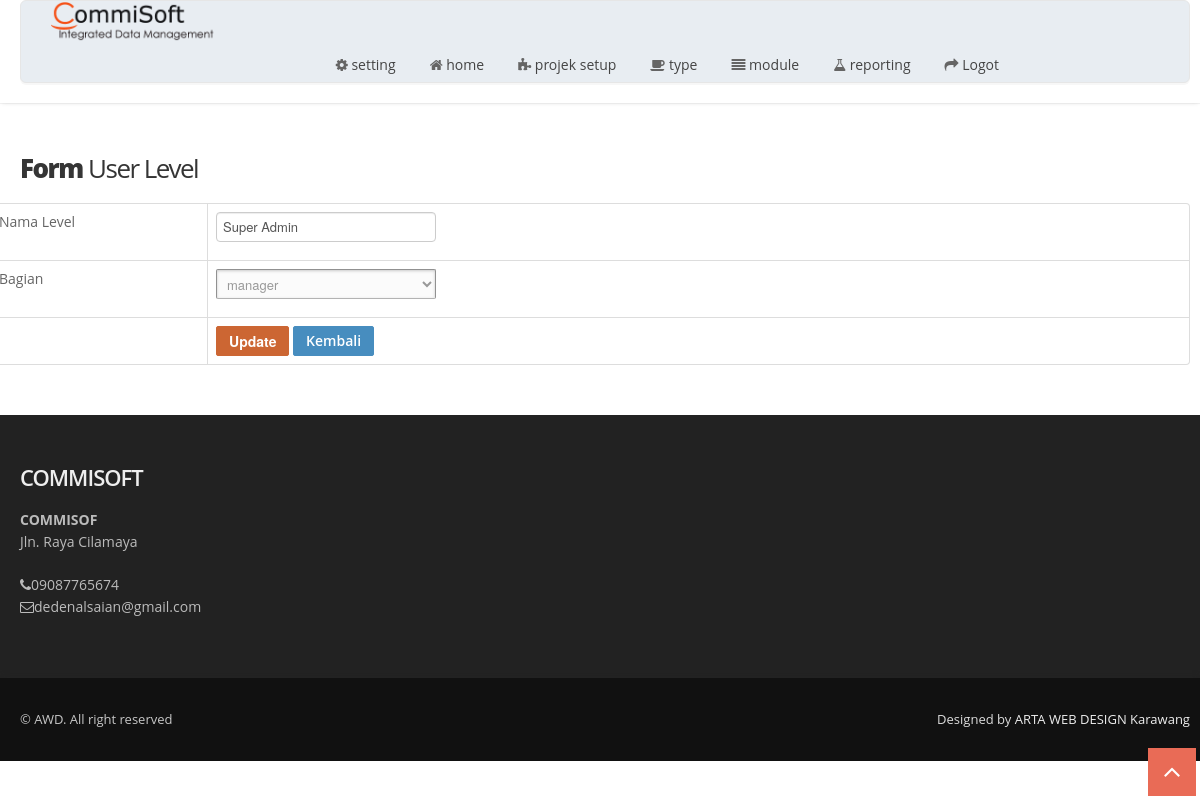
Page /index.php/userlevel/update/1 on the committed database.
### tables this page shows
CREATE TABLE `tbl_menu`  (
  `id_menu` int(11) NOT NULL AUTO_INCREMENT,
  `title` varchar(50) NOT NULL,
  `url` varchar(30) NOT NULL,
  `icon` varchar(30) NOT NULL,
  `is_main_menu` int(11) NOT NULL,
  `is_aktif` enum('y','n') NOT NULL COMMENT 'y=yes,n=no',
  PRIMARY KEY (`id_menu`) USING BTREE
);

CREATE TABLE `tbl_user_level`  (
  `id_user_level` int(11) NOT NULL AUTO_INCREMENT,
  `nama_level` varchar(30) NOT NULL,
  `bagian` varchar(100) NOT NULL,
  PRIMARY KEY (`id_user_level`) USING BTREE
);

CREATE TABLE `tbl_perusahaan`  (
  `id_perusahaan` int(11) NOT NULL AUTO_INCREMENT,
  `kode` varchar(6) NOT NULL,
  `nama_perusahaan` varchar(100) NOT NULL,
  `biodata` text NOT NULL,
  `no_izin` varchar(50) NOT NULL,
  `no_hp` varchar(20) NOT NULL,
  `no_pajak` varchar(25) NOT NULL,
  `alamat` text NOT NULL,
  `email` varchar(250) NOT NULL,
  `password_email` varchar(250) NOT NULL,
  `tgl_berdiri` date NOT NULL,
  `images` text NOT NULL,
  PRIMARY KEY (`id_perusahaan`) USING BTREE
);

### application/libraries/Template.php (called while the page is built)
<?php if ( ! defined('BASEPATH')) exit('No direct script access allowed');
class Template {
		var $template_data = array();
		function set($name, $value)
		{
			$this->template_data[$name] = $value;
		}
		function load($template = '', $view = '' , $view_data = array(), $return = FALSE)
		{
			$this->CI =& get_instance();
			$this->set('contents', $this->CI->load->view($view, $view_data, TRUE));
			return $this->CI->load->view($template, $this->template_data, $return);
		}
}

### application/controllers/Userlevel.php (called while the page is built, shortened)
<?php
class Userlevel extends CI_Controller
{
    public function update($id)
    {
        $row = $this->User_level_model->get_by_id($id);
        if ($row) {
            $data = array(
                'button' => 'Update',
                'action' => site_url('userlevel/update_action'),
		'id_user_level' => set_value('id_user_level', $row->id_user_level),
		'nama_level' => set_value('nama_level', $row->nama_level),
        'bagian' => set_value('bagian', $row->bagian),
	    );
            $this->template->load('template','userlevel/tbl_user_level_form', $data);
        } else {
            $this->session->set_flashdata('message', 'Record Not Found');
            redirect(site_url('userlevel'));
        }
    }
}

### index.php (called while the page is built, shortened)
<?php
require_once BASEPATH.'core/CodeIgniter.php';

### application/models/User_level_model.php (called while the page is built, shortened)
<?php
class User_level_model extends CI_Model
{
    public $table = 'tbl_user_level';
    public $id = 'id_user_level';
    function get_by_id($id)
    {
        $this->db->where($this->id, $id);
        return $this->db->get($this->table)->row();
    }
}

### application/views/template.php (the view, shortened to what this page needs)
<?php $perus = $this->db->get_where('tbl_perusahaan','id_perusahaan=1')->row();?>
<!DOCTYPE html>
<html lang="en">
<head>
  <link href="<?=base_url('') ?>assets/css/bootstrap.css" rel="stylesheet" />
  <link href="<?=base_url('') ?>assets/css/bootstrap-responsive.css" rel="stylesheet" />
  <link href="<?=base_url('') ?>assets/css/flexslider.css" rel="stylesheet" />
  <link href="<?=base_url('') ?>assets/css/prettyPhoto.css" rel="stylesheet" />
  <link href="<?=base_url('') ?>assets/css/camera.css" rel="stylesheet" />
  <link href="<?=base_url('') ?>assets/css/jquery.bxslider.css" rel="stylesheet" />
  <link href="<?=base_url('') ?>assets/css/style.css" rel="stylesheet" />
  <link href="<?=base_url('') ?>assets/color/default.css" rel="stylesheet" />
</head>
<body>
  <div id="wrapper">
    <header>
      <div class="container">
        <div class="row nomargin pricing-box-wrap animated-fast flyIn">
          <div class="span2">
            <div class="logo">
              <a href="<?=base_url('') ?>"><img src="<?=base_url('assets/') ?>img/logo.png" alt="ARTA WEB DESIGN KARAWANG"/></a>
            </div>
          </div>
          <div class="span10">
            <div class="navbar navbar-static-top">
              <div class="navigation">
                <nav>
                  <ul class="nav topnav">
                      <?php
        $setting = $this->db->get_where('tbl_setting',array('id_setting'=>1))->row_array();
        if($setting['value']=='ya'){
            $id_user_level = $this->session->userdata('id_user_level');
            $sql_menu = "SELECT *
            FROM tbl_menu
            WHERE id_menu in(select id_menu from tbl_hak_akses where id_user_level=$id_user_level) and is_main_menu=0 and is_aktif='y' order by id_menu asc";
        }else{
            $sql_menu = "select * from tbl_menu where is_aktif='y' and is_main_menu=0 order by id_menu asc";
        }
        $main_menu = $this->db->query($sql_menu)->result();
        foreach ($main_menu as $menu){
            $this->db->where('is_main_menu',$menu->id_menu);
            $this->db->where('is_aktif','y');
            $this->db->order_by('id_menu', 'asc');
            $submenu = $this->db->get('tbl_menu');
            if($submenu->num_rows()>0){
                echo "<li class='dropdown'>
                        <a href='#'>
                            <i class='$menu->icon'></i> <span>".strtolower($menu->title)."</span>
                            <span class='pull-right-container'>
                                <i class='fa fa-angle-left pull-right'></i>
                            </span>
                        </a>
                        <ul class='dropdown-menu' >";
                        echo" </ul>
                    </li>";
            }else{
                echo "<li>";
                echo anchor($menu->url,"<i class='".$menu->icon."'></i> ".strtolower($menu->title));
                echo "</li>";
            }
        }
        ?>
                  <li><?php echo anchor('auth/logout',"<i class='icon-share-alt'></i> Logot");?></li>
                  </ul>
                </nav>
              </div>
            </div>
          </div>
        </div>
      </div>
    </header>
      <?=$contents ?>
    <footer>
      <div class="container">
        <div class="row">
          <div class="span12">
            <div class="widget">
              <h5 class="widgetheading">COMMISOFT</h5>
              			<address>
							<strong><?=$perus->nama_perusahaan;?></strong><br>
							<?=$perus->alamat;?> <br>
						</address>
              <p>
                <i class="icon-phone"></i><?=$perus->no_hp;?><br>
                <i class="icon-envelope-alt"></i><?=$perus->email;?>
              </p>
            </div>
          </div>
        </div>
      </div>
      <div id="sub-footer">
        <div class="container">
          <div class="row">
            <div class="span6">
              <div class="copyright">
                <p><span>&copy; AWD. All right reserved</span></p>
              </div>
            </div>
            <div class="span6">
              <div class="credits">
                Designed by <a href="<?=base_url('') ?>">ARTA WEB DESIGN Karawang</a>
              </div>
            </div>
          </div>
        </div>
      </div>
    </footer>
  <a href="#" class="scrollup"><i class="icon-angle-up icon-square icon-bglight icon-2x active"></i></a>
</body>
</html>

### application/views/userlevel/tbl_user_level_form.php (shortened to what this page needs)
<section id="content">
      <div class="container">
        <div class="row">
          <div class="span12">
            <h4 class="title"><strong>Form</strong> User Level</h4>
            </div>
            <form action="<?php echo $action; ?>" method="post">
<table class='table table-bordered'>
	    <tr><td width='200'>Nama Level <?php echo form_error('nama_level') ?></td><td><input type="text" class="form-control" name="nama_level" id="nama_level" placeholder="Nama Level" value="<?php echo $nama_level; ?>" /></td></tr>
        <tr><td width='200'>Bagian <?php echo form_error('bagian') ?></td><td>
            <select class="form-control" name="bagian" id="bagian" >
                <?php if(empty($bagian)){$pilih="";}else{$pilih="selected";} ?>
                <option <?=$pilih;?> value="<?php echo $bagian; ?>"><?php echo $bagian; ?></option>
            </select></td></tr>
	    <tr><td></td><td><input type="hidden" name="id_user_level" value="<?php echo $id_user_level; ?>" />
	    <button type="submit" class="btn btn-danger"><i class="fa fa-floppy-o"></i> <?php echo $button ?></button>
	    <a href="<?php echo site_url('userlevel') ?>" class="btn btn-info"><i class="fa fa-sign-out"></i> Kembali</a></td></tr>
	</table></form>
</div>
</div>
</div>

### assets/css/style.css (style rules this page uses)
body { font-family: 'Open Sans', sans-serif; font-size: 14px; font-weight: 400; line-height: 1.6em; color: #656565; }
a { color: #4b5056; }
.bold { font-weight: 900; }
h4.title { letter-spacing: -1.5px; }
.container { padding: 0 20px 0 20px; position: relative; }
#wrapper { width: 100%; margin: 0; padding: 0; }
.row { margin-bottom: 30px; }
.row.nomargin { margin-bottom: 0; }
header { background: #fff; margin: 0; padding: 0 0 20px; position: relative; z-index: 2000; -webkit-box-shadow: 0 2px 4px -2px #ddd; -moz-box-shadow: 0 2px 4px -2px #ddd; box-shadow: 0 2px 4px -2px #ddd; }
header .logo { float: left; }
header .logo img { margin-bottom: 5px; }
header .navigation { float: right; }
header ul.nav li { border: none; margin: 0; }
header ul.nav li a { border: none; font-weight: 400; }
.navbar .nav>li>a { font-size: 14px; color: #444; text-shadow: none; }
header ul.nav li a i { color: #656565; }
ul.nav li.dropdown a { z-index: 1000; display: block; }
#content { position: relative; background: #fff; border-top: 1px solid #f2f2f2; padding: 50px 0 0 0; }
footer { padding: 50px 0 0 0; color: #bbb; background: #222; }
footer a { color: #eee; text-decoration: none; }
footer h1, footer h2, footer h3, footer h4, footer h5, footer h6 { color: #eee; }
footer address { line-height: 1.6em; }
footer h5.widgetheading { text-transform: none; font-weight: 600; letter-spacing: -1px; margin-bottom: 20px; }
footer .widget i { color: #bbb; }
#sub-footer { background: #111; text-shadow: none; color: #ddd; padding: 0; padding-top: 30px; margin: 20px 0 0 0; -webkit-box-shadow: 0 -4px 4px -2px #222; -moz-box-shadow: 0 -4px 4px -2px #222; box-shadow: 0 -4px 4px -2px #222; }
#sub-footer p { margin: 0; padding: 0; }
#sub-footer span { color: #c7c7c7; }
.copyright p { text-align: left; font-size: 13px; }
.credits { text-align: right; font-size: 13px; }
.scrollup { position: fixed; width: 32px; height: 32px; bottom: 20px; right: 20px; }
a.scrollup { outline: 0; text-decoration: none; }
a i.icon-bglight, a i.icon-bgdark, a i.icon-bgprimary, a i.icon-bgwarning, a i.icon-bgsuccess, a i.icon-bginverse, a i.icon-bgdanger { display: inline-block; }
[class^="icon-"], [class*=" icon-"] { color: #404040; }

### assets/color/default.css (style rules this page uses)
[class^="icon-"].active { color:#e96b56; }
i.icon-bglight.active { background: #e96b56; }

### assets/css/shortcodes.css (style rules this page uses)
.pricing-box-wrap { border: 1px solid #e6e6e6; background:#e8edf2; position:relative; margin:0 0 20px 0; padding:0; -webkit-box-shadow: 0 2px 0 rgba(0,0,0,0.03); -moz-box-shadow: 0 2px 0 rgba(0,0,0,0.03); box-shadow: 0 2px 0 rgba(0,0,0,0.03); border-radius: 6px; -moz-border-radius: 6px; -webkit-border-radius: 6px; }
i.icon-bglight { color: #444; background: #f7f7f7; }
i.icon-bglight.active { color: #fff; }
.icon-square { display: inline-block; text-align: center; color: #444; background: #f5f5f5; width: 24px !important; height: 24px !important; line-height: 24px !important; }
.icon-square.icon-2x { width: 48px !important; height: 48px !important; line-height: 48px !important; }

### rows in the picture
tbl_menu: title "setting"
tbl_menu: url+icon+title "home"
tbl_menu: title "projek setup"
tbl_menu: title "type"
tbl_menu: title "module"
tbl_menu: title "reporting"
tbl_user_level: nama_level "Super Admin", bagian "manager"
tbl_perusahaan: nama_perusahaan "COMMISOF", alamat "Jln. Raya Cilamaya", no_hp "09087765674", email "dedenalsaian@gmail.com"

### other values in the picture
anchor('auth/logout',"<i class='icon-share-alt'></i> Logot") "Logot"
$button "Update"
